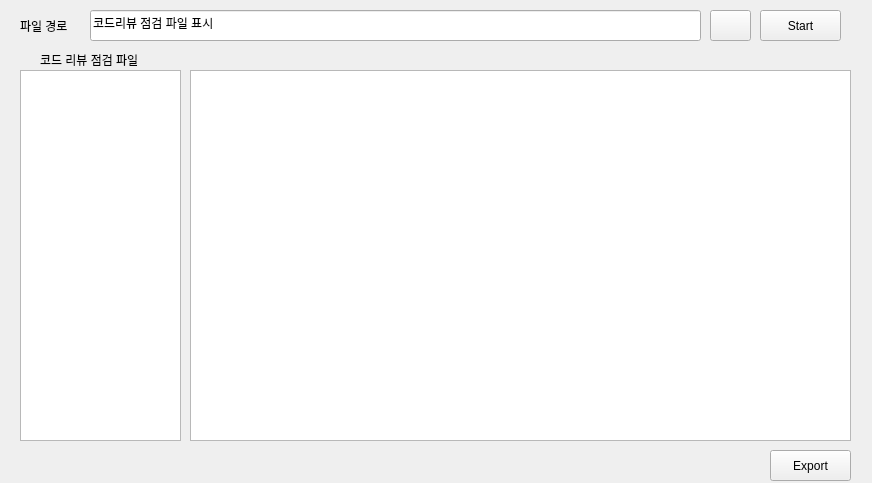
<?xml version="1.0" encoding="UTF-8"?>
<ui version="4.0">
 <class>Form</class>
 <widget class="QWidget" name="Form">
  <property name="geometry">
   <rect>
    <x>0</x>
    <y>0</y>
    <width>872</width>
    <height>483</height>
   </rect>
  </property>
  <property name="sizePolicy">
   <sizepolicy hsizetype="Minimum" vsizetype="Minimum">
    <horstretch>0</horstretch>
    <verstretch>0</verstretch>
   </sizepolicy>
  </property>
  <property name="windowTitle">
   <string>CodeReview 점검 Tool</string>
  </property>
  <property name="windowIcon">
   <iconset>
    <normaloff>hw_main_form.png</normaloff>hw_main_form.png</iconset>
  </property>
  <property name="autoFillBackground">
   <bool>true</bool>
  </property>
  <property name="styleSheet">
   <string notr="true"/>
  </property>
  <widget class="QLineEdit" name="lineEdit_Path">
   <property name="geometry">
    <rect>
     <x>90</x>
     <y>10</y>
     <width>611</width>
     <height>31</height>
    </rect>
   </property>
   <property name="sizePolicy">
    <sizepolicy hsizetype="Preferred" vsizetype="Ignored">
     <horstretch>0</horstretch>
     <verstretch>0</verstretch>
    </sizepolicy>
   </property>
   <property name="contextMenuPolicy">
    <enum>Qt::ActionsContextMenu</enum>
   </property>
   <property name="acceptDrops">
    <bool>true</bool>
   </property>
   <property name="layoutDirection">
    <enum>Qt::RightToLeft</enum>
   </property>
   <property name="text">
    <string>코드리뷰 점검 파일 표시</string>
   </property>
  </widget>
  <widget class="QPushButton" name="pushButton_Open">
   <property name="geometry">
    <rect>
     <x>710</x>
     <y>10</y>
     <width>41</width>
     <height>31</height>
    </rect>
   </property>
   <property name="text">
    <string/>
   </property>
   <property name="icon">
    <iconset>
     <normaloff>folder_icon.png</normaloff>folder_icon.png</iconset>
   </property>
  </widget>
  <widget class="QPushButton" name="pushButton_Start">
   <property name="geometry">
    <rect>
     <x>760</x>
     <y>10</y>
     <width>81</width>
     <height>31</height>
    </rect>
   </property>
   <property name="text">
    <string extracomment="sdfasf">Start</string>
   </property>
  </widget>
  <widget class="QPushButton" name="pushButton_Export">
   <property name="geometry">
    <rect>
     <x>770</x>
     <y>450</y>
     <width>81</width>
     <height>31</height>
    </rect>
   </property>
   <property name="text">
    <string extracomment="sdfasf">Export</string>
   </property>
  </widget>
  <widget class="QTableWidget" name="tableWidget">
   <property name="geometry">
    <rect>
     <x>190</x>
     <y>70</y>
     <width>661</width>
     <height>371</height>
    </rect>
   </property>
   <property name="frameShape">
    <enum>QFrame::StyledPanel</enum>
   </property>
   <property name="frameShadow">
    <enum>QFrame::Sunken</enum>
   </property>
   <property name="verticalScrollBarPolicy">
    <enum>Qt::ScrollBarAlwaysOff</enum>
   </property>
   <property name="horizontalScrollBarPolicy">
    <enum>Qt::ScrollBarAlwaysOff</enum>
   </property>
   <property name="sizeAdjustPolicy">
    <enum>QAbstractScrollArea::AdjustToContentsOnFirstShow</enum>
   </property>
   <property name="autoScroll">
    <bool>false</bool>
   </property>
   <property name="editTriggers">
    <set>QAbstractItemView::NoEditTriggers</set>
   </property>
   <property name="selectionMode">
    <enum>QAbstractItemView::SingleSelection</enum>
   </property>
   <property name="gridStyle">
    <enum>Qt::SolidLine</enum>
   </property>
   <property name="sortingEnabled">
    <bool>false</bool>
   </property>
   <attribute name="verticalHeaderVisible">
    <bool>false</bool>
   </attribute>
   <attribute name="verticalHeaderStretchLastSection">
    <bool>false</bool>
   </attribute>
  </widget>
  <widget class="QTableWidget" name="tableWidget_File">
   <property name="geometry">
    <rect>
     <x>20</x>
     <y>70</y>
     <width>161</width>
     <height>371</height>
    </rect>
   </property>
   <property name="frameShape">
    <enum>QFrame::StyledPanel</enum>
   </property>
   <property name="frameShadow">
    <enum>QFrame::Sunken</enum>
   </property>
   <property name="verticalScrollBarPolicy">
    <enum>Qt::ScrollBarAlwaysOff</enum>
   </property>
   <property name="horizontalScrollBarPolicy">
    <enum>Qt::ScrollBarAlwaysOff</enum>
   </property>
   <property name="sizeAdjustPolicy">
    <enum>QAbstractScrollArea::AdjustToContentsOnFirstShow</enum>
   </property>
   <property name="autoScroll">
    <bool>false</bool>
   </property>
   <property name="editTriggers">
    <set>QAbstractItemView::NoEditTriggers</set>
   </property>
   <property name="selectionMode">
    <enum>QAbstractItemView::SingleSelection</enum>
   </property>
   <property name="gridStyle">
    <enum>Qt::SolidLine</enum>
   </property>
   <property name="sortingEnabled">
    <bool>false</bool>
   </property>
   <attribute name="horizontalHeaderStretchLastSection">
    <bool>true</bool>
   </attribute>
   <attribute name="verticalHeaderVisible">
    <bool>false</bool>
   </attribute>
   <attribute name="verticalHeaderStretchLastSection">
    <bool>false</bool>
   </attribute>
  </widget>
  <widget class="QLabel" name="label">
   <property name="geometry">
    <rect>
     <x>20</x>
     <y>10</y>
     <width>56</width>
     <height>31</height>
    </rect>
   </property>
   <property name="text">
    <string>파일 경로</string>
   </property>
  </widget>
  <widget class="QLabel" name="label_selected_file_name">
   <property name="geometry">
    <rect>
     <x>40</x>
     <y>50</y>
     <width>121</width>
     <height>20</height>
    </rect>
   </property>
   <property name="text">
    <string>코드 리뷰 점검 파일</string>
   </property>
  </widget>
 </widget>
 <resources/>
 <connections/>
</ui>
